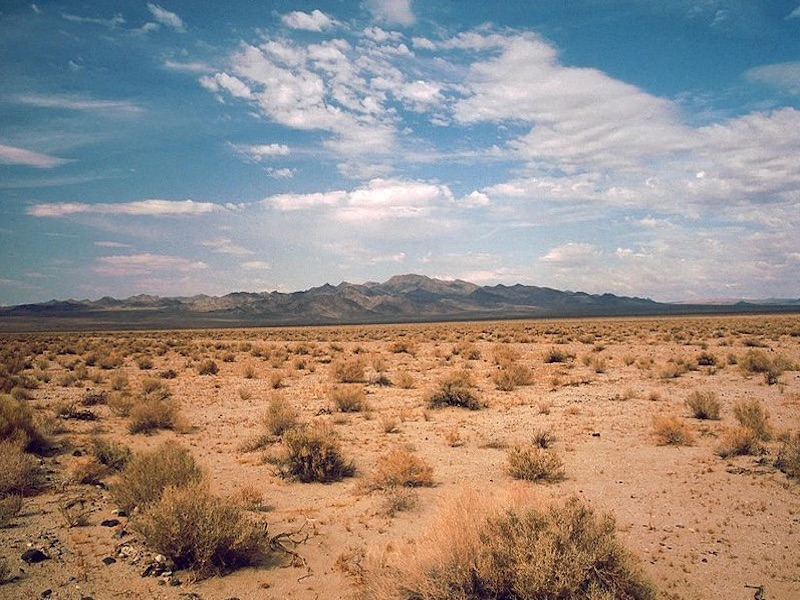
#> input picture CSE 101/desert.jpg, 800 x 600 px
$ python prove8.py
#> lines starting #> are read from the running program, lines starting #| are printed output that depends on the picture
from PIL import Image

image_backround = Image.open('desert.jpg')
#> image_backround is the input picture: PIL image 800x600 RGB; mean R, G, B 151.6, 139.6, 131.6
pixels_backround = image_backround.load()

image_foreground = Image.open('penguin.jpg')
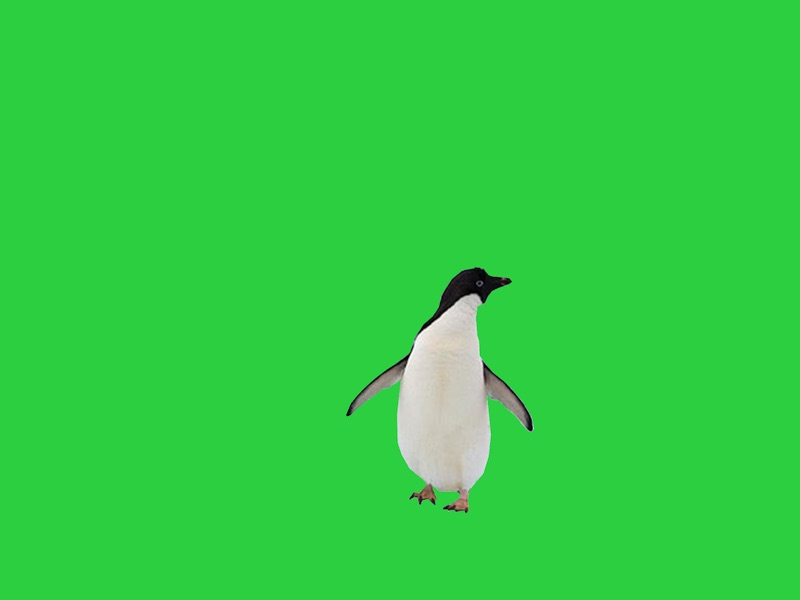
#> input picture CSE 101/penguin.jpg, 800 x 600 px
#> image_foreground is the input picture: PIL image 800x600 RGB; mean R, G, B 49, 205.6, 67.8
pixels_foreground = image_foreground.load()
# pixels_foreground[0,0]=(255,0,0)
# image_foreground.show()

(width, hieght) = image_backround.size
#> width = 800; hieght = 600
print(width)
#| 800
print(hieght)
#| 600

(width, hieght) = image_foreground.size
print(width)
#| 800
print(hieght)
#| 600

# (r,g,b) = pixels_foreground[400,0]
# pixels_foreground[400,400] = (255,0,0)
# print(r,g,b)
# image_combined = Image.new()('RGB', image_foreground.size)


for x in range (0,800):
    for y in range (0,600):
        (r,g,b) = pixels_foreground[x,y]
        if (r,g,b) == (44,207,64):
            pixels_foreground[x,y] = pixels_backround[x,y]


image_foreground.show()
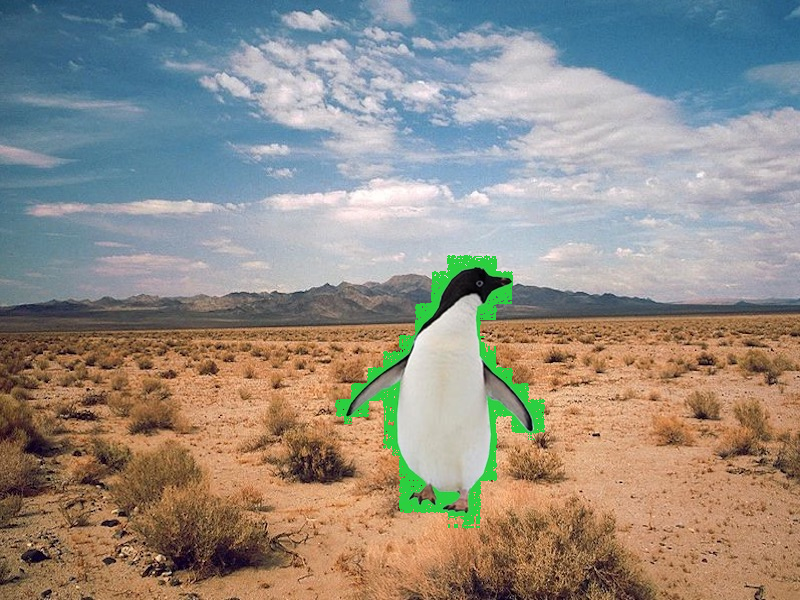
#> shown: PIL image 800x600 RGB; mean R, G, B 148.2, 141.8, 132.8
